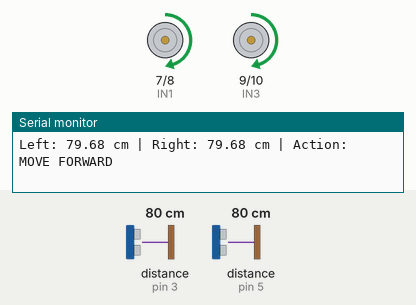
Recording of a sketch running on a simulated Arduino Uno, built with avr-gcc and run on an emulated ATmega328P. Shown: motor-driver pin pairs drawn as motors (green arrow = first pin HIGH = forward, orange = second pin HIGH = backward, longer = more drive, scaled by the enable pin), the last lines printed to the serial monitor. Wiring (inferred from the names in the program): 2 × ultrasonic range finder: trigger pin 2, echo pin 3 / trigger pin 4, echo pin 5. Inputs (shaded band) come from the test bench; at power-on: distance to the obstacle (sensors on pin 3, pin 5) 80 cm. The echo pulse lasts 58.3 µs per cm.

Above: at 1.2 s.
1.3 s: distance to the obstacle (sensor on pin 3) set to 2 cm
At 1.55 s:
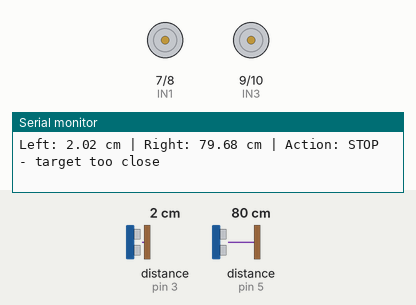
4.3 s: distance to the obstacle (sensor on pin 3) set to 35 cm
At 5.5 s:
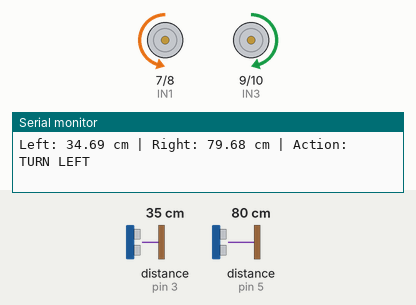
5.9 s: distance to the obstacle (sensor on pin 3) set to 120 cm
At 7.1 s:
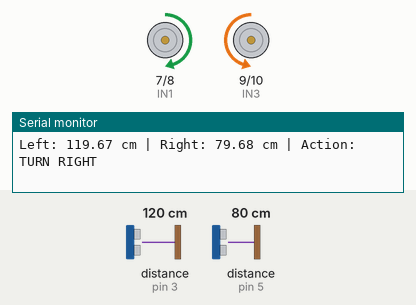
7.4 s: distance to the obstacle (sensor on pin 5) set to 28 cm
8.9 s: distance to the obstacle (sensor on pin 5) set to 22 cm
At 10.0 s:
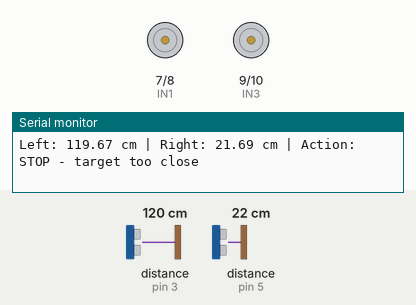
10.5 s: distance to the obstacle (sensor on pin 5) set to 35 cm
At 11.2 s:
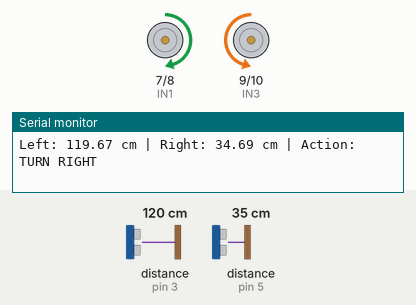
Timing chart, 0 to 13.1 s (numbered marks = the images above; inputs shaded):
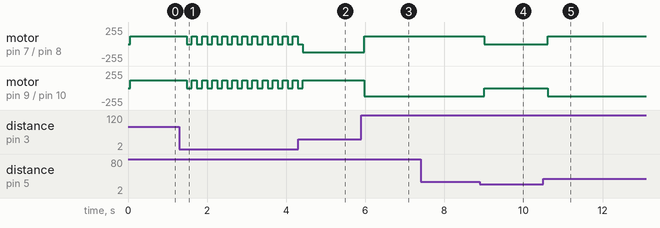

Measured:
- the behaviour switches between 26 and 25 cm on distance to the obstacle (sensor on pin 5) (found by bisection; images 3 and 4)
- after the input at 1.3 s, motor on pin 7 (IN1) / pin 8 (IN2), motor on pin 9 (IN3) / pin 10 (IN4): alternates forward 120/255 for 0.13 s and stopped for 0.13 s, starting after 0.19 s
- after the input at 4.3 s, motor on pin 9 (IN3) / pin 10 (IN4): goes on until 4.4 s, then stays forward 120/255
- after the input at 5.9 s, motor on pin 7 (IN1) / pin 8 (IN2): backward 120/255 → forward 120/255 after 0.07 s; motor on pin 9 (IN3) / pin 10 (IN4): forward 120/255 → backward 120/255 after 0.07 s
- after the input at 8.9 s, motor on pin 7 (IN1) / pin 8 (IN2): forward 120/255 → stopped after 0.12 s; motor on pin 9 (IN3) / pin 10 (IN4): backward 120/255 → stopped after 0.12 s
- after the input at 10.5 s, motor on pin 7 (IN1) / pin 8 (IN2): stopped → forward 120/255 after 0.12 s; motor on pin 9 (IN3) / pin 10 (IN4): stopped → backward 120/255 after 0.12 s

The sketch:

Human_Following_Robot.ino
```cpp
/*
  Human-Following Robot - Arduino starter
  Board: Arduino Uno (example pinout)
  Sensors: 2 x HC-SR04 ultrasonic sensors
  Motor driver: L298N-compatible dual H-bridge
*/

const int LEFT_TRIG = 2;
const int LEFT_ECHO = 3;
const int RIGHT_TRIG = 4;
const int RIGHT_ECHO = 5;

const int ENA = 6;   // PWM: left motor speed
const int IN1 = 7;
const int IN2 = 8;
const int IN3 = 9;
const int IN4 = 10;
const int ENB = 11;  // PWM: right motor speed

const int MOTOR_SPEED = 120;          // Tune for your chassis (0-255)
const float FOLLOW_MIN_CM = 25.0;     // Stop if target is too close
const float FOLLOW_MAX_CM = 100.0;    // Stop if target is too far
const float TURN_DIFFERENCE_CM = 12.0;

float readDistanceCm(int trigPin, int echoPin) {
  digitalWrite(trigPin, LOW);
  delayMicroseconds(3);
  digitalWrite(trigPin, HIGH);
  delayMicroseconds(10);
  digitalWrite(trigPin, LOW);

  unsigned long duration = pulseIn(echoPin, HIGH, 25000UL);
  if (duration == 0) return -1.0;  // No echo / out of range
  return duration * 0.0343f / 2.0f;
}

bool validDistance(float d) {
  return d >= 2.0f && d <= 300.0f;
}

void stopMotors() {
  analogWrite(ENA, 0);
  analogWrite(ENB, 0);
  digitalWrite(IN1, LOW);
  digitalWrite(IN2, LOW);
  digitalWrite(IN3, LOW);
  digitalWrite(IN4, LOW);
}

void moveForward(int speedValue) {
  digitalWrite(IN1, HIGH);
  digitalWrite(IN2, LOW);
  digitalWrite(IN3, HIGH);
  digitalWrite(IN4, LOW);
  analogWrite(ENA, speedValue);
  analogWrite(ENB, speedValue);
}

void turnLeft(int speedValue) {
  // Pivot turn; swap motor direction pins if your wiring differs.
  digitalWrite(IN1, LOW);
  digitalWrite(IN2, HIGH);
  digitalWrite(IN3, HIGH);
  digitalWrite(IN4, LOW);
  analogWrite(ENA, speedValue);
  analogWrite(ENB, speedValue);
}

void turnRight(int speedValue) {
  digitalWrite(IN1, HIGH);
  digitalWrite(IN2, LOW);
  digitalWrite(IN3, LOW);
  digitalWrite(IN4, HIGH);
  analogWrite(ENA, speedValue);
  analogWrite(ENB, speedValue);
}

void setup() {
  pinMode(LEFT_TRIG, OUTPUT);
  pinMode(LEFT_ECHO, INPUT);
  pinMode(RIGHT_TRIG, OUTPUT);
  pinMode(RIGHT_ECHO, INPUT);

  pinMode(ENA, OUTPUT);
  pinMode(IN1, OUTPUT);
  pinMode(IN2, OUTPUT);
  pinMode(IN3, OUTPUT);
  pinMode(IN4, OUTPUT);
  pinMode(ENB, OUTPUT);

  Serial.begin(9600);
  stopMotors();
  Serial.println(F("Human-Following Robot ready."));
}

void loop() {
  float leftCm = readDistanceCm(LEFT_TRIG, LEFT_ECHO);
  delay(40); // Reduce cross-talk between ultrasonic sensors
  float rightCm = readDistanceCm(RIGHT_TRIG, RIGHT_ECHO);

  Serial.print(F("Left: "));
  Serial.print(leftCm);
  Serial.print(F(" cm | Right: "));
  Serial.print(rightCm);
  Serial.print(F(" cm | Action: "));

  bool leftValid = validDistance(leftCm);
  bool rightValid = validDistance(rightCm);

  // Stop if neither sensor sees a target.
  if (!leftValid && !rightValid) {
    stopMotors();
    Serial.println(F("STOP - no target"));
  } else {
    float nearest = leftValid && rightValid
        ? min(leftCm, rightCm)
        : (leftValid ? leftCm : rightCm);

    if (nearest < FOLLOW_MIN_CM) {
      stopMotors();
      Serial.println(F("STOP - target too close"));
    } else if (nearest > FOLLOW_MAX_CM) {
      stopMotors();
      Serial.println(F("STOP - target too far"));
    } else if (leftValid && rightValid &&
               leftCm + TURN_DIFFERENCE_CM < rightCm) {
      turnLeft(MOTOR_SPEED);
      Serial.println(F("TURN LEFT"));
    } else if (leftValid && rightValid &&
               rightCm + TURN_DIFFERENCE_CM < leftCm) {
      turnRight(MOTOR_SPEED);
      Serial.println(F("TURN RIGHT"));
    } else {
      moveForward(MOTOR_SPEED);
      Serial.println(F("MOVE FORWARD"));
    }
  }

  delay(80);
}
```
